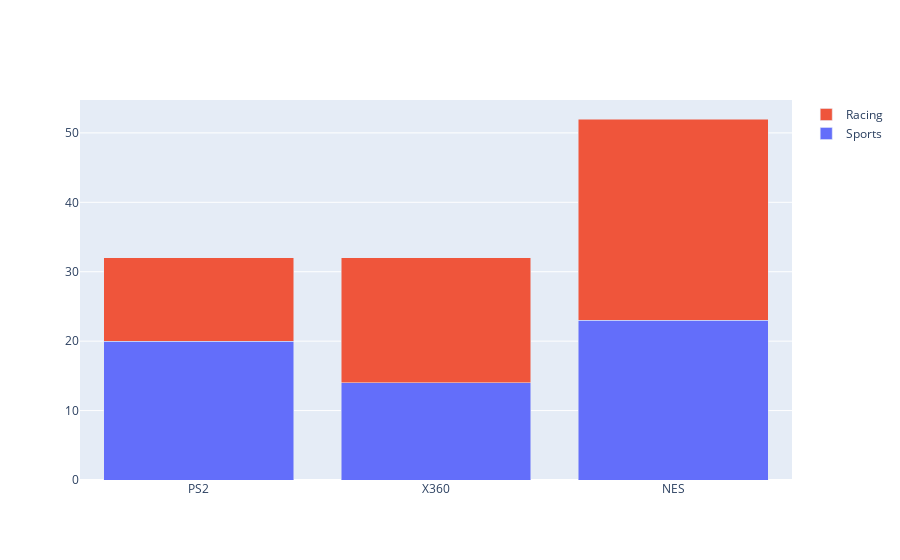

Notebook code cell kept with this figure:
### Code cell
platforms=games["Platform"].values.tolist()
platforms=set(platforms)
platforms=list(platforms)

import plotly.graph_objects as go

fig=go.Figure(data=[
    go.Bar(name='Sports', x=platforms, y=[20,14,23]),
    go.Bar(name='Racing', x=platforms, y=[12,18,29])
])

fig.update_layout(barmode='stack')
fig.show()

### Figure 1 — Plotly figure (JSON) as saved in the notebook; plotly's stock layout.template omitted (floating-point values rounded to 4 significant figures)
{"data": [{"name": "Sports", "type": "bar", "x": ["PS2", "X360", "NES", "GBA", "SCD", "GEN", "WS", "SNES", "TG16", "PSP", "PS3", "DS", "Wii", "PCFX", "XOne", "WiiU", "PSV", "SAT", "GC", "XB", "PS4", "PS", "PC", "2600", "NG", "3DO", "DC", "GB", "GG", "N64", "3DS"], "y": [20, 14, 23]}, {"name": "Racing", "type": "bar", "x": ["PS2", "X360", "NES", "GBA", "SCD", "GEN", "WS", "SNES", "TG16", "PSP", "PS3", "DS", "Wii", "PCFX", "XOne", "WiiU", "PSV", "SAT", "GC", "XB", "PS4", "PS", "PC", "2600", "NG", "3DO", "DC", "GB", "GG", "N64", "3DS"], "y": [12, 18, 29]}], "layout": {"barmode": "stack"}}
